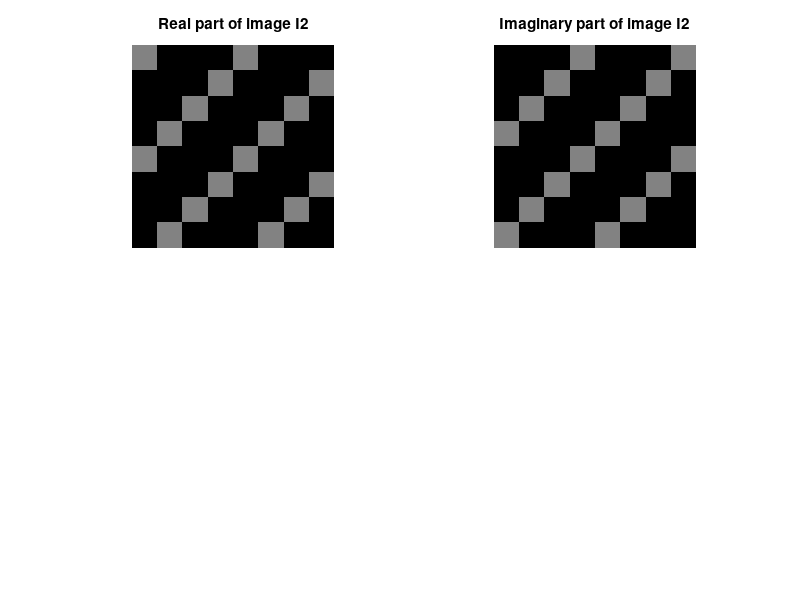

Source code (MATLAB): (Note: this script raises an error after producing the figure.)
clc;
I2=zeros(8,8);
[cols,rows]=meshgrid(0:7,0:7);
t=sqrt(-1);
I2=0.5*exp(-t*2*pi/8*(2.0*cols+2.0*rows));
fprintf(1,'%s\n','Re[I2]:');
disp(round(real(I2) * 10^4)*10^(-4));

%figure(1);
subplot(2,2,1);
imshow(real(I2));
title('Real part of image I2');
fprintf(1,'%s\n','Im[I2]:');
disp(round(imag(I2) * 10^4)*10^(-4));

%figure(2);
subplot(2,2,2);
imshow(imag(I2));
title('Imaginary part of image I2');
h=sum(hist(I2,0:8)');

%figure(3);
subplot(2,2,3);
bar(h);
title('Histogram for original image');
A=min(min(abs(I2)));
B=max(max(abs(I2)));
if A==B
    A=min(min(I2));
    B=min(min(I2));
end

A=0.5;
B=5i;
k=8;
J=zeros(8,8);
for m=1:8
    for n=1:8
        J(m,n)=(((k-1)/(B-A))*(I2(m,n)-A));
    end
end

%figure(4);
subplot(2,2,4);
imshow(J);
title('Full scale contrast image I2');
print (figure(1),'Q2','-dpng');%writing out image for LaTeX purpose

y=fftshift(fft2(I2));
fprintf(1,'%s\n','Re[DFT(I1)]:');
disp(round(real(y) * 10^4)*10^(-4));

fprintf(1,'%s\n','Im[DFT(I1)]:');
disp(round(imag(y) * 10^4)*10^(-4));